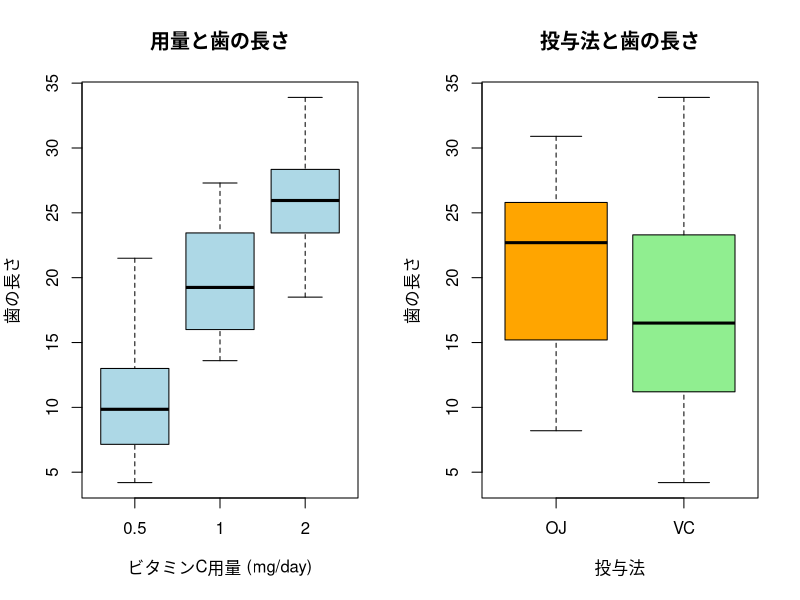
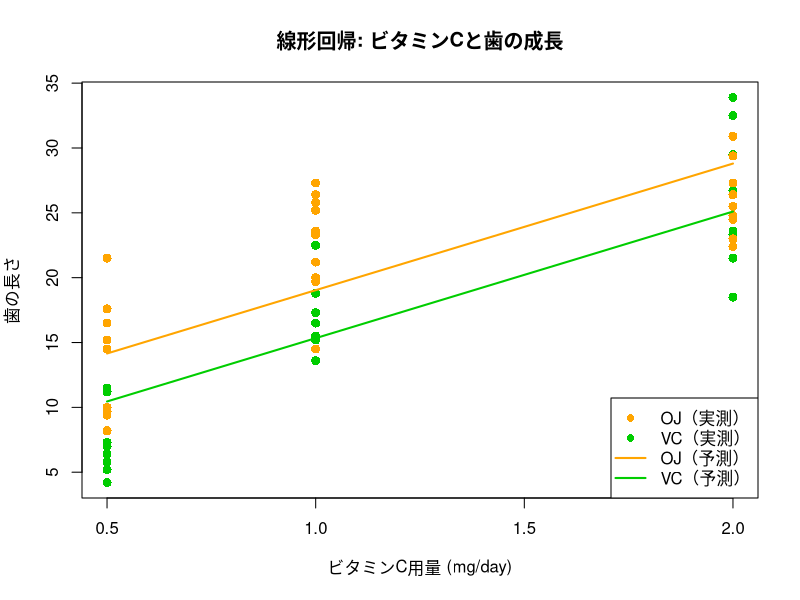
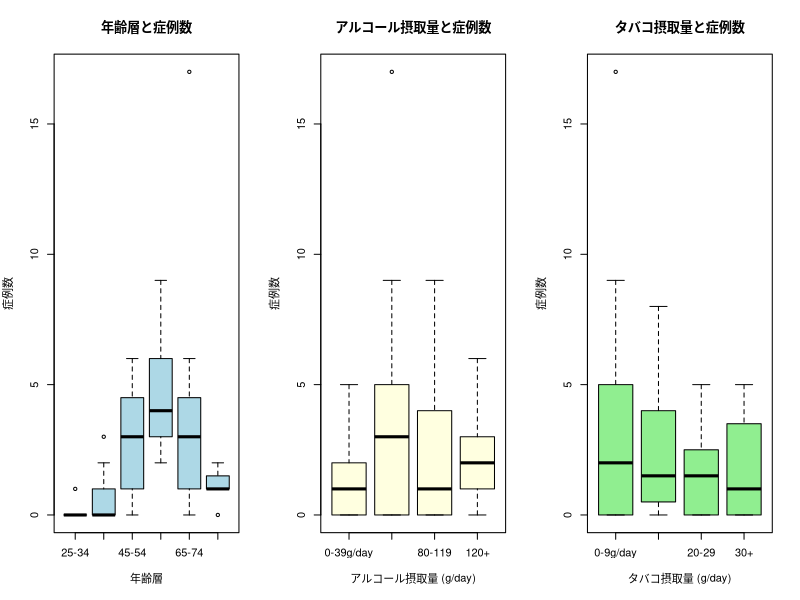
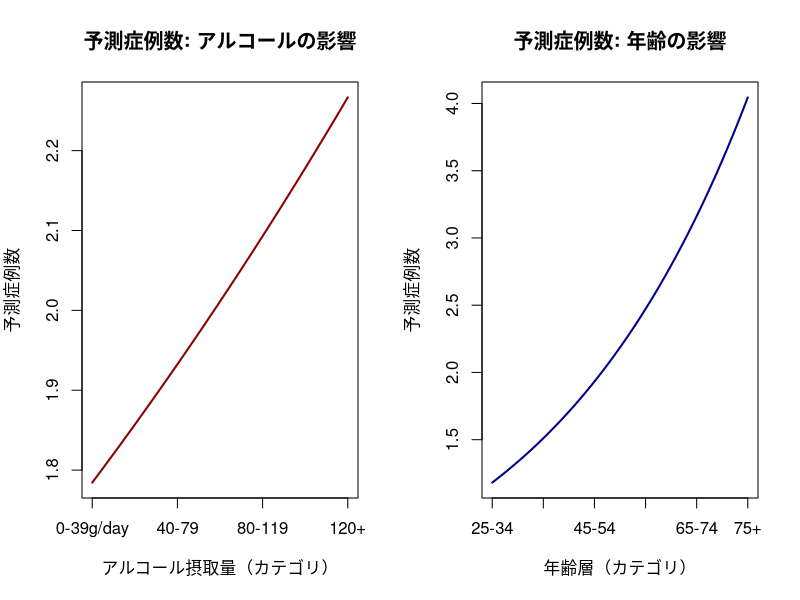
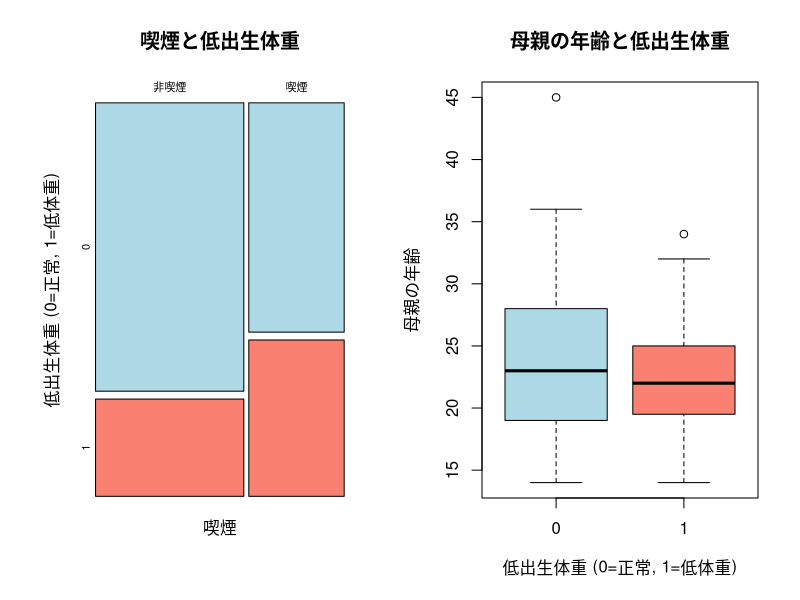
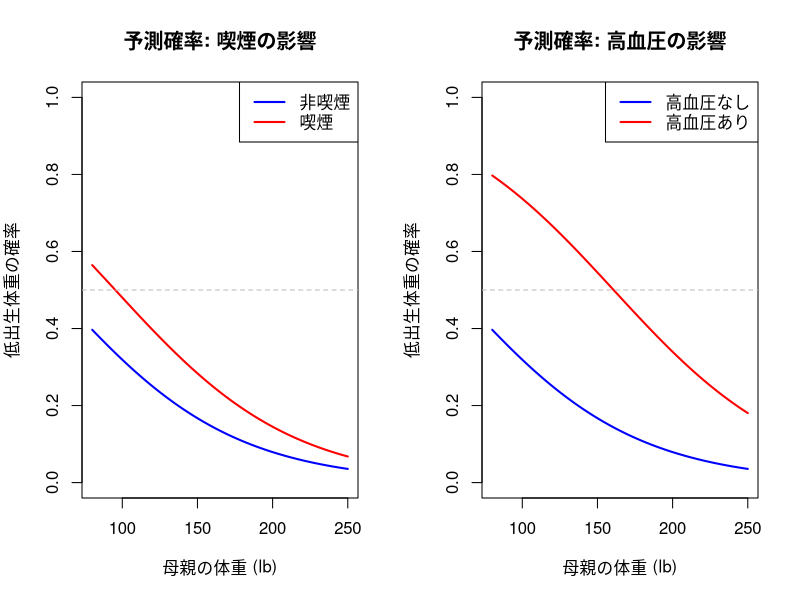

The R source for these figures, in order:
# =============================================================================
# 一般化線形モデル（GLM）ハンズオン
# =============================================================================
#
# GLMはfamilyを変えるだけで、線形回帰・ポアソン回帰・ロジスティック回帰を
# 統一的な枠組みで扱える。本資料では以下の3つのデータを用いる:
#
#   1. ToothGrowth（線形回帰, family = gaussian）
#      - ビタミンCの用量・投与法と歯の成長の関係
#   2. esoph（ポアソン回帰, family = poisson）
#      - 食道癌の症例数とアルコール・タバコ摂取量
#   3. MASS::birthwt（ロジスティック回帰, family = binomial）
#      - 低出生体重児のリスク因子
#
# いずれも以下の共通パターンで分析する:
#   データ確認 → glm() → summary() → 可視化
# =============================================================================

# パッケージの読み込み
library("MASS")

# =============================================================================
# 1. 線形回帰（family = gaussian）: ToothGrowth
# =============================================================================
#
# ビタミンCの投与がモルモットの歯の成長に与える影響を調べた実験データ
# - len:  歯の長さ（連続値、応答変数）
# - supp: 投与法（OJ=オレンジジュース、VC=アスコルビン酸）
# - dose: 用量（0.5, 1.0, 2.0 mg/day）
#
# 連続値の応答変数 → 正規分布を仮定 → family = gaussian（線形回帰と等価）
# =============================================================================

# データの確認
data(ToothGrowth)
str(ToothGrowth)
head(ToothGrowth)
summary(ToothGrowth)

# 生データの可視化
# 用量が増えるほど歯が長くなる傾向、投与法による差も見られるか確認
options(repr.plot.width=10, repr.plot.height=5)
par(mfrow=c(1,2))

# 箱ひげ図: 用量ごとの歯の長さ
boxplot(len ~ dose, data=ToothGrowth,
    col="lightblue", main="用量と歯の長さ",
    xlab="ビタミンC用量 (mg/day)", ylab="歯の長さ")

# 箱ひげ図: 投与法ごとの歯の長さ
boxplot(len ~ supp, data=ToothGrowth,
    col=c("orange", "lightgreen"), main="投与法と歯の長さ",
    xlab="投与法", ylab="歯の長さ")

par(mfrow=c(1,1))

## 箱ひげ図の解釈:
##   左図: 用量が0.5→1.0→2.0と増えるにつれ、歯の長さの中央値が明確に増加
##         → 用量反応関係（dose-response）が存在する
##   右図: OJ（オレンジジュース）の方がVC（アスコルビン酸）より中央値がやや高い
##         → 投与法によって効果に差がある可能性

# モデルの構築
# glm(応答変数 ~ 説明変数, family = 分布族, data = データ)
# gaussian: 正規分布（恒等リンク関数）→ 通常の線形回帰と同じ
fit_gauss <- glm(len ~ dose + supp, family = gaussian, data = ToothGrowth)

# 結果の確認
# summary()の読み方:
#   Coefficients:
#     Estimate:  回帰係数の推定値
#       (Intercept): 切片（dose=0, supp=OJのときの予測値）
#       dose:        用量が1 mg/day増えたときの歯の長さの変化量
#       suppVC:      OJに対するVCの効果の差（OJが基準）
#     Std. Error:  標準誤差（推定値の不確かさ）
#     t value:     t統計量（Estimate / Std. Error）
#     Pr(>|t|):    p値（帰無仮説「係数=0」の検定）
#   Null deviance:    帰無モデル（切片のみ）の逸脱度
#   Residual deviance: 構築したモデルの逸脱度（小さいほど良い）
#   AIC: 赤池情報量基準（モデル比較に使用、小さいほど良い）
summary(fit_gauss)

## summary()の結果の解釈:
##   dose:   Estimate=9.764, p<0.001 ***
##     → 用量が1 mg/day増えると歯の長さが約9.8単位伸びる（非常に強い効果）
##   suppVC: Estimate=-3.700, p=0.001 **
##     → VCはOJに比べて歯の長さが約3.7単位短い（OJの方が効果が高い）
##   Null deviance=3452 → Residual deviance=1023
##     → モデルによって逸脱度が大幅に減少 → 説明変数がよく効いている

# 回帰係数の信頼区間
# 95%信頼区間にゼロが含まれなければ、その変数は有意に効果がある
confint(fit_gauss)

## 信頼区間の解釈:
##   dose:   [8.05, 11.48] → ゼロを含まない → 用量の効果は有意
##   suppVC: [-5.84, -1.56] → ゼロを含まない → 投与法の差も有意
##   いずれも信頼区間の幅が比較的狭く、推定が安定している

# 予測値の可視化
# モデルの予測値と実測値を重ねて表示する
options(repr.plot.width=8, repr.plot.height=6)
dose_seq <- seq(0.5, 2.0, length.out=100)

# 投与法ごとに予測値を計算
pred_OJ <- predict(fit_gauss,
    newdata=data.frame(dose=dose_seq, supp="OJ"), type="response")
pred_VC <- predict(fit_gauss,
    newdata=data.frame(dose=dose_seq, supp="VC"), type="response")

# 実測値のプロット
plot(len ~ dose, data=ToothGrowth,
    col=ifelse(ToothGrowth$supp == "OJ", "orange", "green3"),
    pch=16, cex=1.2,
    main="線形回帰: ビタミンCと歯の成長",
    xlab="ビタミンC用量 (mg/day)", ylab="歯の長さ")

# 予測値の回帰直線
lines(dose_seq, pred_OJ, col="orange", lwd=2)
lines(dose_seq, pred_VC, col="green3", lwd=2)
legend("bottomright", legend=c("OJ（実測）", "VC（実測）",
    "OJ（予測）", "VC（予測）"),
    col=c("orange", "green3", "orange", "green3"),
    pch=c(16, 16, NA, NA), lty=c(NA, NA, 1, 1), lwd=2)

## 予測値プロットの解釈:
##   - OJ（橙線）とVC（緑線）は平行な2本の直線
##     → suppは切片のみに影響し、傾き（用量反応の強さ）は同じと仮定している
##   - OJ線がVC線より常に上 → 同じ用量ならOJの方が歯の成長を促進
##   - 用量0.5付近では実測値にばらつきが大きいが、
##     用量2.0付近ではOJとVCの差が縮まる傾向も見られる
##     → 交互作用項（dose:supp）を入れるとさらに良いモデルになる可能性

# =============================================================================
# 2. ポアソン回帰（family = poisson）: esoph
# =============================================================================
#
# フランスのイル=エ=ヴィレーヌ県における食道癌の症例対照研究データ
# - ncases:    食道癌の症例数（カウントデータ、応答変数）
# - ncontrols: 対照群の人数
# - agegp:     年齢層（25-34, 35-44, 45-54, 55-64, 65-74, 75+）
# - alcgp:     アルコール摂取量（0-39, 40-79, 80-119, 120+ g/day）
# - tobgp:     タバコ摂取量（0-9, 10-19, 20-29, 30+ g/day）
#
# カウントデータ → ポアソン分布を仮定 → family = poisson
# リンク関数は対数: log(μ) = β0 + β1*x1 + ...
# =============================================================================

# データの確認
data(esoph)
str(esoph)
head(esoph, 10)
summary(esoph)

# 生データの可視化
# 各要因ごとの症例数の分布を確認する
options(repr.plot.width=12, repr.plot.height=5)
par(mfrow=c(1,3))

# 年齢層ごとの症例数
boxplot(ncases ~ agegp, data=esoph, col="lightblue",
    main="年齢層と症例数",
    xlab="年齢層", ylab="症例数")

# アルコール摂取量ごとの症例数
boxplot(ncases ~ alcgp, data=esoph, col="lightyellow",
    main="アルコール摂取量と症例数",
    xlab="アルコール摂取量 (g/day)", ylab="症例数")

# タバコ摂取量ごとの症例数
boxplot(ncases ~ tobgp, data=esoph, col="lightgreen",
    main="タバコ摂取量と症例数",
    xlab="タバコ摂取量 (g/day)", ylab="症例数")

par(mfrow=c(1,1))

## 生データの解釈:
##   左図（年齢層）: 55-64歳をピークに症例数が多い。75+歳で減少するのは
##     母集団が小さくなるため（死亡による脱落バイアス）
##   中図（アルコール）: 120+ g/dayの群で症例数が増加する傾向があるが、
##     ばらつきも大きい
##   右図（タバコ）: タバコ摂取量と症例数の関係は単純ではない
##     → 0-9 g/dayの群に外れ値（高い症例数）がある

# モデルの構築
# poisson: ポアソン分布（対数リンク関数）→ ポアソン回帰
# 順序因子を数値に変換して使用（線形な用量反応関係を仮定）
esoph$alcgp_num <- as.numeric(esoph$alcgp)
esoph$tobgp_num <- as.numeric(esoph$tobgp)
esoph$agegp_num <- as.numeric(esoph$agegp)

fit_pois <- glm(ncases ~ agegp_num + alcgp_num + tobgp_num,
    family = poisson, data = esoph)

# 結果の確認
# summary()の読み方（ポアソン回帰特有の点）:
#   Coefficients:
#     Estimate: 対数リスク比（対数スケールでの変化量）
#       (Intercept): 全説明変数=0のときの対数期待値
#       agegp_num:   年齢層が1段階上がるごとの対数期待値の変化
#       alcgp_num:   アルコール摂取が1段階増えるごとの対数期待値の変化
#       tobgp_num:   タバコ摂取が1段階増えるごとの対数期待値の変化
#
#   解釈のコツ: Estimateをexp()するとリスク比（rate ratio）になる
#     例: alcgp_numのEstimate=0.5 → exp(0.5)=1.65
#         → アルコール摂取が1段階増えると期待症例数が1.65倍
#
#   過分散の確認:
#     Residual deviance / 残差自由度 ≈ 1 なら問題なし
#     1より大幅に大きい場合は過分散 → 負の二項分布などを検討
summary(fit_pois)

## summary()の結果の解釈:
##   agegp_num: Estimate=0.246, p<0.001 ***
##     → 年齢層が1段階上がるごとに症例数の対数が0.25増加（強い効果）
##   alcgp_num: Estimate=0.080, p=0.210
##     → アルコール摂取量の効果は有意でない（意外な結果）
##     → 他の変数で調整すると単独の効果が弱まった可能性
##   tobgp_num: Estimate=-0.238, p<0.001 ***
##     → タバコ摂取が増えると症例数が減少（直感に反する結果）
##     → 交絡因子の影響や、集計データ特有の問題（Simpson's paradox）の可能性

# 過分散の確認
# Residual deviance / df が1より大幅に大きければ過分散の可能性
deviance(fit_pois) / fit_pois$df.residual

## 過分散の解釈:
##   Residual deviance / df = 2.53 → 1よりかなり大きい → 過分散あり
##   ポアソン分布の仮定（平均=分散）が成り立っていない
##   → 負の二項分布（family = MASS::negative.binomial）や
##     準ポアソン（family = quasipoisson）の使用を検討すべき
##   → ただし本資料ではGLMの枠組みの紹介が目的なので、このまま進める

# リスク比と信頼区間
# exp(係数) = リスク比: 1より大→リスク増加、1より小→リスク減少
cbind(
    RateRatio = exp(coef(fit_pois)),
    exp(confint(fit_pois))
)

## リスク比の解釈:
##   agegp_num: RR=1.28 [1.17, 1.40] → 1を含まない
##     → 年齢層が1段階上がると症例数が約28%増加
##   alcgp_num: RR=1.08 [0.96, 1.23] → 1を含む → 有意でない
##   tobgp_num: RR=0.79 [0.69, 0.90] → 1を含まない
##     → タバコ1段階増で症例数が約21%減少（要注意: 交絡の可能性）

# 予測値の可視化
options(repr.plot.width=10, repr.plot.height=5)
par(mfrow=c(1,2))

# アルコール摂取量ごとの予測症例数（年齢層・タバコ=中央値で固定）
alcgp_seq <- seq(1, 4, length.out=100)
pred_alc <- predict(fit_pois,
    newdata=data.frame(
        agegp_num=median(esoph$agegp_num),
        alcgp_num=alcgp_seq,
        tobgp_num=median(esoph$tobgp_num)),
    type="response")

plot(alcgp_seq, pred_alc, type="l", col="darkred", lwd=2,
    main="予測症例数: アルコールの影響",
    xlab="アルコール摂取量（カテゴリ）", ylab="予測症例数",
    xaxt="n")
axis(1, at=1:4, labels=levels(esoph$alcgp))

# 年齢層ごとの予測症例数（アルコール・タバコ=中央値で固定）
agegp_seq <- seq(1, 6, length.out=100)
pred_age <- predict(fit_pois,
    newdata=data.frame(
        agegp_num=agegp_seq,
        alcgp_num=median(esoph$alcgp_num),
        tobgp_num=median(esoph$tobgp_num)),
    type="response")

plot(agegp_seq, pred_age, type="l", col="darkblue", lwd=2,
    main="予測症例数: 年齢の影響",
    xlab="年齢層（カテゴリ）", ylab="予測症例数",
    xaxt="n")
axis(1, at=1:6, labels=levels(esoph$agegp))

par(mfrow=c(1,1))

## 予測値プロットの解釈:
##   左図（アルコール）: 摂取量の増加に伴い予測症例数がわずかに増加
##     → ただし信頼区間に1を含んでおり、統計的に有意でない
##     → 曲線の傾きが緩やか（指数関数的だが、係数が小さいため）
##   右図（年齢）: 年齢層が上がるにつれ予測症例数が指数関数的に増加
##     → 対数リンク関数のため、xの1単位増加がyの一定割合の増加に対応
##     → 25-34歳群では約0.5件だが、75+歳群では約3件と6倍以上の差
##   注意: ポアソン回帰の予測曲線は対数リンクのため、常に非負かつ指数的

# =============================================================================
# 3. ロジスティック回帰（family = binomial）: birthwt
# =============================================================================
#
# 低出生体重児（2500g未満）のリスク因子を調べたデータ（Baystate Medical Center）
# - low:   低出生体重児かどうか（0=正常, 1=低体重、応答変数）
# - age:   母親の年齢
# - lwt:   最終月経時の母親の体重（ポンド）
# - smoke: 妊娠中の喫煙（0=なし, 1=あり）
# - ht:    高血圧の既往（0=なし, 1=あり）
#
# 二値の応答変数 → ベルヌーイ分布を仮定 → family = binomial（ロジスティック回帰）
# リンク関数はロジット: log(p/(1-p)) = β0 + β1*x1 + ...
# =============================================================================

# データの確認
data(birthwt)
str(birthwt)
head(birthwt)

# 因子型への変換（カテゴリカル変数を明示する）
birthwt$smoke <- factor(birthwt$smoke, labels=c("非喫煙", "喫煙"))
birthwt$ht    <- factor(birthwt$ht, labels=c("なし", "あり"))

summary(birthwt[, c("low", "age", "lwt", "smoke", "ht")])

# 生データの可視化
options(repr.plot.width=10, repr.plot.height=5)
par(mfrow=c(1,2))

# 喫煙と低出生体重の関係（モザイクプロット）
mosaicplot(table(birthwt$smoke, birthwt$low),
    main="喫煙と低出生体重",
    xlab="喫煙", ylab="低出生体重 (0=正常, 1=低体重)",
    col=c("lightblue", "salmon"))

# 母親の年齢と低出生体重の関係
boxplot(age ~ low, data=birthwt,
    col=c("lightblue", "salmon"),
    main="母親の年齢と低出生体重",
    xlab="低出生体重 (0=正常, 1=低体重)", ylab="母親の年齢")

par(mfrow=c(1,1))

## 生データの解釈:
##   左図（モザイクプロット）: 喫煙群の方が低出生体重の割合がやや高い
##     → 喫煙が低出生体重のリスク因子である可能性を示唆
##   右図（箱ひげ図）: 正常群と低体重群で母親の年齢分布に大きな差はない
##     → 年齢単独では低出生体重を強く予測しない可能性

# モデルの構築
# binomial: 二項分布（ロジットリンク関数）→ ロジスティック回帰
fit_binom <- glm(low ~ age + lwt + smoke + ht,
    family = binomial, data = birthwt)

# 結果の確認
# summary()の読み方（ロジスティック回帰特有の点）:
#   Coefficients:
#     Estimate: ログオッズ比（対数オッズの変化量）
#       (Intercept): 全説明変数=0（基準カテゴリ）のときの対数オッズ
#       age:     年齢が1歳上がるごとの対数オッズの変化
#       lwt:     体重が1ポンド増えるごとの対数オッズの変化
#       smoke喫煙: 非喫煙に対する喫煙の対数オッズの変化
#       htあり:  高血圧なしに対するありの対数オッズの変化
#     z value:  z統計量（正規近似による検定）
#     Pr(>|z|): p値
#
#   解釈のコツ: Estimateをexp()するとオッズ比になる
#     例: smoke喫煙のEstimate=0.5 → exp(0.5)=1.65
#         → 喫煙者は非喫煙者に比べてリスクが1.65倍
summary(fit_binom)

## summary()の結果の解釈:
##   age:     Estimate=-0.036, p=0.285 → 年齢の効果は有意でない
##   lwt:     Estimate=-0.017, p=0.010 *
##     → 体重が重いほどリスクが下がる（負の係数=保護的効果）
##   smoke喫煙: Estimate=0.679, p=0.041 *
##     → 喫煙者は低出生体重のリスクが有意に高い
##   htあり:  Estimate=1.788, p=0.009 **
##     → 高血圧の既往がある母親はリスクが非常に高い（最も強い効果）

# オッズ比と信頼区間
# exp(係数) = オッズ比: 1より大→リスク増加、1より小→リスク減少
# 95%信頼区間に1が含まれなければ有意
cbind(
    OddsRatio = exp(coef(fit_binom)),
    exp(confint(fit_binom))
)

## オッズ比の解釈:
##   age:     OR=0.96 [0.90, 1.03] → 1を含む → 有意でない
##   lwt:     OR=0.98 [0.97, 1.00] → 1をわずかに含まない
##     → 体重1ポンド増加ごとにリスクが約2%減少（わずかだが有意）
##   smoke喫煙: OR=1.97 [1.03, 3.80] → 1を含まない
##     → 喫煙者は非喫煙者の約2.0倍のリスク
##   htあり:  OR=5.98 [1.62, 25.2] → 1を含まない
##     → 高血圧がある母親は約6.0倍のリスク（信頼区間が広い=症例が少ない）

# 予測確率の可視化
# 母親の体重を変化させたときの低出生体重の予測確率
options(repr.plot.width=10, repr.plot.height=5)
par(mfrow=c(1,2))

lwt_seq <- seq(min(birthwt$lwt), max(birthwt$lwt), length.out=100)

# 喫煙者 vs 非喫煙者（年齢=平均、高血圧=なし）
pred_nonsmoker <- predict(fit_binom,
    newdata=data.frame(age=mean(birthwt$age), lwt=lwt_seq,
        smoke="非喫煙", ht="なし"),
    type="response")
pred_smoker <- predict(fit_binom,
    newdata=data.frame(age=mean(birthwt$age), lwt=lwt_seq,
        smoke="喫煙", ht="なし"),
    type="response")

plot(lwt_seq, pred_nonsmoker, type="l", col="blue", lwd=2, ylim=c(0, 1),
    main="予測確率: 喫煙の影響",
    xlab="母親の体重 (lb)", ylab="低出生体重の確率")
lines(lwt_seq, pred_smoker, col="red", lwd=2)
abline(h=0.5, lty=2, col="gray")
legend("topright", legend=c("非喫煙", "喫煙"),
    col=c("blue", "red"), lwd=2)

# 高血圧あり vs なし（年齢=平均、非喫煙）
pred_noht <- predict(fit_binom,
    newdata=data.frame(age=mean(birthwt$age), lwt=lwt_seq,
        smoke="非喫煙", ht="なし"),
    type="response")
pred_ht <- predict(fit_binom,
    newdata=data.frame(age=mean(birthwt$age), lwt=lwt_seq,
        smoke="非喫煙", ht="あり"),
    type="response")

plot(lwt_seq, pred_noht, type="l", col="blue", lwd=2, ylim=c(0, 1),
    main="予測確率: 高血圧の影響",
    xlab="母親の体重 (lb)", ylab="低出生体重の確率")
lines(lwt_seq, pred_ht, col="red", lwd=2)
abline(h=0.5, lty=2, col="gray")
legend("topright", legend=c("高血圧なし", "高血圧あり"),
    col=c("blue", "red"), lwd=2)

par(mfrow=c(1,1))

## 予測確率プロットの解釈:
##   左図（喫煙の影響）:
##     - 赤線（喫煙）が青線（非喫煙）より常に上 → 喫煙は一貫してリスクを高める
##     - 体重が軽い母親ほど予測確率が高い → 体重の保護的効果が見える
##     - 体重80lb付近では喫煙者の確率が約0.5に達するが、
##       体重が増えるとともに両群ともリスクが低下する
##   右図（高血圧の影響）:
##     - 赤線（高血圧あり）は青線（なし）に比べて大幅に上
##     - 高血圧の影響は喫煙より大きい（曲線間の距離がより広い）
##     - 高血圧＋低体重の母親は非常に高いリスクが予測される

# =============================================================================
# 3つのモデルの比較まとめ
# =============================================================================
#
# | モデル           | family    | リンク関数 | 応答変数   | 係数の解釈       |
# |------------------|-----------|------------|------------|------------------|
# | 線形回帰         | gaussian  | 恒等       | 連続値     | そのまま差分     |
# | ポアソン回帰     | poisson   | 対数       | カウント   | exp()→リスク比   |
# | ロジスティック回帰| binomial  | ロジット   | 二値(0/1)  | exp()→オッズ比   |
#
# 共通点:
#   - glm() の family を変えるだけで、同じ枠組みで異なる種類のデータを扱える
#   - summary() の構造は同じ（Estimate, Std. Error, 検定統計量, p値）
#   - confint() で信頼区間、predict(type="response") で予測値を得る
#
# 注意点:
#   - gaussian以外では、Estimateはリンク関数のスケールで出力される
#     → 元のスケールに戻すにはexp()（対数・ロジットリンクの場合）が必要
#   - ポアソン回帰では過分散に注意（Residual deviance / df >> 1）
#   - ロジスティック回帰ではオッズ比の信頼区間に1が含まれるか確認
# =============================================================================

# セッション情報
sessionInfo()
